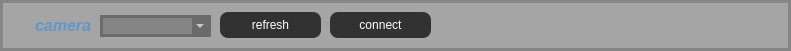
   <widget class="QFrame" name="frame_2">
    <property name="geometry">
     <rect>
      <x>-10</x>
      <y>40</y>
      <width>791</width>
      <height>51</height>
     </rect>
    </property>
    <property name="styleSheet">
     <string notr="true">border-radius: 0px;
border: 3px solid rgba(0, 0, 0, 50);
background-color: rgba(0, 0, 0, 50);

</string>
    </property>
    <property name="frameShape">
     <enum>QFrame::StyledPanel</enum>
    </property>
    <property name="frameShadow">
     <enum>QFrame::Raised</enum>
    </property>
    <widget class="QComboBox" name="comboBox_camport">
     <property name="geometry">
      <rect>
       <x>100</x>
       <y>15</y>
       <width>111</width>
       <height>22</height>
      </rect>
     </property>
     <property name="styleSheet">
      <string notr="true">color: rgb(255,255,255)
</string>
     </property>
    </widget>
    <widget class="QPushButton" name="pushButton_comrefresh">
     <property name="geometry">
      <rect>
       <x>220</x>
       <y>12</y>
       <width>101</width>
       <height>26</height>
      </rect>
     </property>
     <property name="styleSheet">
      <string notr="true">QPushButton {
	border: none;
	border-radius: 8px;
	background-color: rgb(50, 50, 50);
	color: white;
	font: 12pt &quot;MS Shell Dlg 2&quot;;
}

QPushButton:hover {
	background-color: rgb(100, 150, 200);
	color: white;
}

QPushButton:pressed {
	background-color: rgb(130, 180, 230);
	color: white;
}</string>
     </property>
     <property name="text">
      <string>refresh</string>
     </property>
    </widget>
    <widget class="QPushButton" name="pushButton_comconnect">
     <property name="geometry">
      <rect>
       <x>330</x>
       <y>12</y>
       <width>101</width>
       <height>26</height>
      </rect>
     </property>
     <property name="styleSheet">
      <string notr="true">QPushButton {
	border: none;
	border-radius: 8px;
	background-color: rgb(50, 50, 50);
	color: white;
	font: 12pt &quot;MS Shell Dlg 2&quot;;
}

QPushButton:hover {
	background-color: rgb(100, 150, 200);
	color: white;
}

QPushButton:pressed {
	background-color: rgb(130, 180, 230);
	color: white;
}</string>
     </property>
     <property name="text">
      <string>connect</string>
     </property>
    </widget>
    <widget class="QLabel" name="label_4">
     <property name="geometry">
      <rect>
       <x>16</x>
       <y>10</y>
       <width>81</width>
       <height>31</height>
      </rect>
     </property>
     <property name="styleSheet">
      <string notr="true">background-color: transparent;
border-color: transparent;</string>
     </property>
     <property name="text">
      <string>&lt;html&gt;&lt;head/&gt;&lt;body&gt;&lt;p&gt;&lt;span style=&quot; font-size:12pt; font-weight:600; font-style:italic; color:#6496c8;&quot;&gt;camera&lt;/span&gt;&lt;/p&gt;&lt;/body&gt;&lt;/html&gt;</string>
     </property>
     <property name="alignment">
      <set>Qt::AlignRight|Qt::AlignTrailing|Qt::AlignVCenter</set>
     </property>
    </widget>
   </widget>
